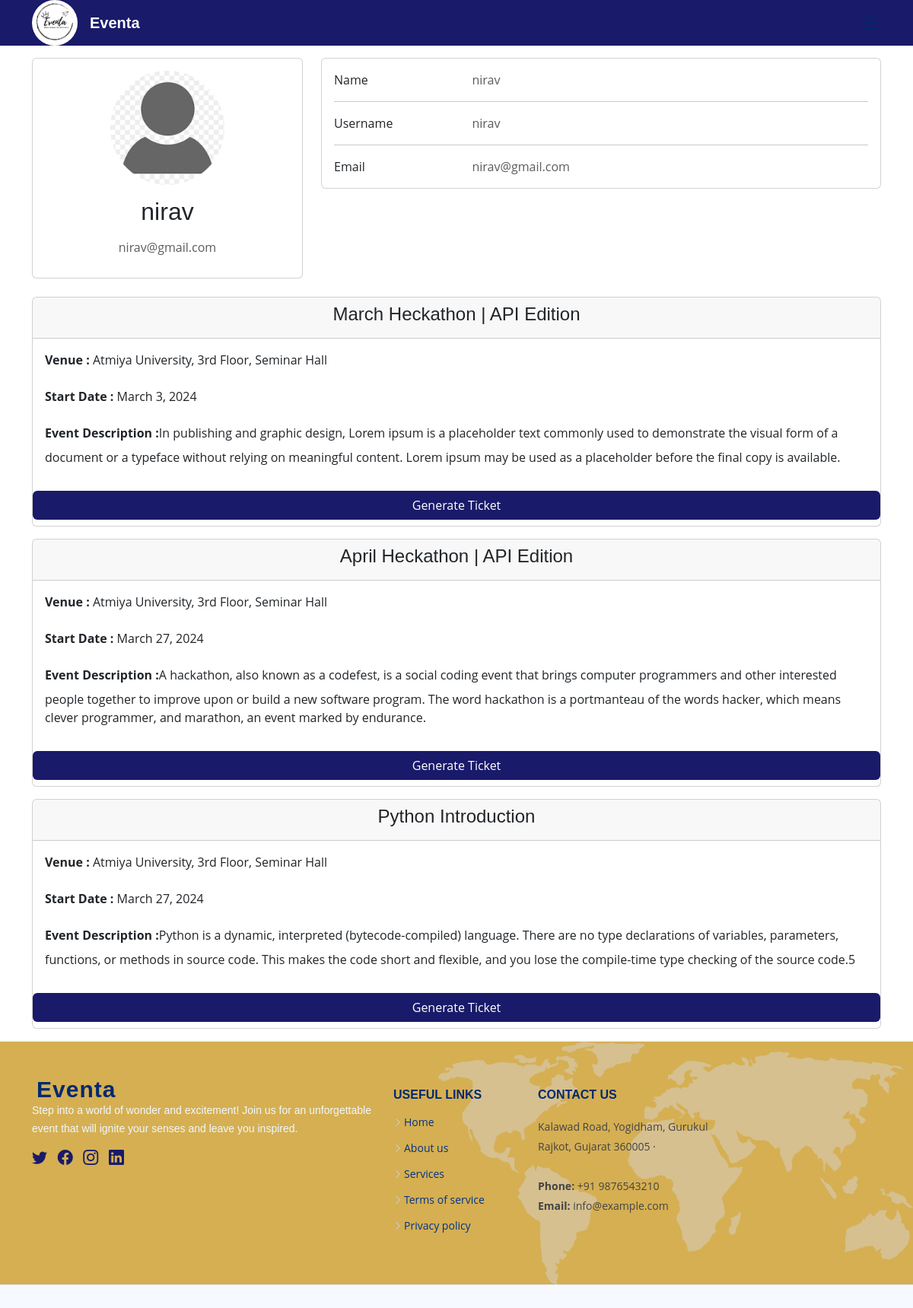
Screenshot of /account/ (signed in) with the database file from the repository.
### event/models.py (models this page shows, shortened)
class User(AbstractUser):
    name = models.CharField(max_length=100, null=True)
    email = models.EmailField(unique=True)
    bio = models.TextField(null=True, blank=True)
    heckathon_participant = models.BooleanField(default=True, null=True)
    type = models.CharField(max_length=15, null=True, blank=True, default='participant')
    avatar = models.ImageField(upload_to='event_category/', null=True, blank=True)
    USERNAME_FIELD = 'email'
    REQUIRED_FIELDS = ['username']

class Event(models.Model):
    category = models.ForeignKey(EventCategory, on_delete=models.CASCADE)
    name = models.CharField(max_length=255, unique=True)
    uid = models.PositiveIntegerField(unique=True)
    description = models.TextField()
    image = models.ImageField(upload_to='event_category/', null=True, blank=True)
    select_scheduled_status = (
        ('yet to scheduled', 'Yet to Scheduled'),
        ('scheduled', 'Scheduled')
    )
    scheduled_status = models.CharField(max_length=25, choices=select_scheduled_status)
    venue = models.CharField(max_length=255)
    start_date = models.DateField()
    end_date = models.DateField()
    created_user = models.ForeignKey(User, on_delete=models.CASCADE, blank=True, null=True,
                                     related_name='event_created_user')
    updated_user = models.ForeignKey(User, on_delete=models.CASCADE, blank=True, null=True,
                                     related_name='event_updated_user')
    created_date = models.DateField(auto_now_add=True)
    updated_date = models.DateField(auto_now_add=True)
    status_choice = (
        ('disabled', 'Disabled'),
        ('active', 'Active'),
        ('deleted', 'Deleted'),
        ('time out', 'Time Out'),
        ('completed', 'Completed'),
        ('cancel', 'Cancel'),
    )
    status = models.CharField(choices=status_choice, max_length=10)
    participants = models.ManyToManyField(User, blank=True, related_name='events')

### event/views.py (the view)
# urls.py: path('account/', views.account_page, name='account'),
@login_required(login_url='login/')
def account_page(request):
    user = request.user
    context = {'user': user}
    return render(request, 'account.html', context)

### event/templates/account.html (shortened to what this page needs)
{% extends 'base.html' %}
{% block content %}
<div class="container mt-3">
    <div class="row">
          <div class="col-lg-4">
            <div class="card mb-4">
              <div class="card-body text-center">
                  <img src="{{user.avatar.url}}" class="rounded-circle img-fluid" style="width: 150px;">
                <h2 class="my-3">{{request.user.username}}</h2>
                <p class="text-muted mb-1">{{request.user.email}}</p>
              </div>
            </div>
          </div>
        <div class="col-md-8">
            <div class="card mb-4">
              <div class="card-body">
                <div class="row">
                  <div class="col-sm-3">
                    <p class="mb-0">Name</p>
                  </div>
                  <div class="col-sm-9">
                    <p class="text-muted mb-0">{{request.user.name}}</p>
                  </div>
                </div>
                <hr>
                  <div class="row">
                  <div class="col-sm-3">
                    <p class="mb-0">Username</p>
                  </div>
                  <div class="col-sm-9">
                    <p class="text-muted mb-0">{{request.user.username}}</p>
                  </div>
                </div>
                <hr>
                <div class="row">
                  <div class="col-sm-3">
                    <p class="mb-0">Email</p>
                  </div>
                  <div class="col-sm-9">
                    <p class="text-muted mb-0">{{request.user.email}}</p>
                  </div>
                </div>
              </div>
            </div>
        </div>
        </div>
        {% for event in user.events.all %}
        <div class="card mb-3">
            <div class="card-header text-center">
                <a href="{% url 'event' event.id %}" class="text-dark fw-bold "><h4>{{event.name}}</h4></a>
            </div>
            <div class="card-body">
                <p><label class="fw-bold">Venue :</label> {{event.venue}}</p>
                <p><label class="fw-bold">Start Date :</label> {{event.start_date}}</p>
                <p><label class="fw-bold">Event Description : </label>{{event.description}}</p>
            </div>
            <a href="{% url 'generate-ticket' event.id %}" class="btn mb-2 text-white" style="background-color: #191A69;">Generate Ticket</a>
        </div>
        {% endfor %}
</div>
{% endblock content %}

### event/static/assets/css/style.css (style rules this page uses)
:root { scroll-behavior: smooth; }
body { font-family: "Open Sans", sans-serif; color: #444444; }
a { color: #4154f1; text-decoration: none; }
h1, h2, h3, h4, h5, h6 { font-family: "Nunito", sans-serif; }

### rows the page displays
User: avatar (picture), user.username "nirav", user.email "nirav@gmail.com", user.name "nirav"
Event: name "March Heckathon | API Edition", venue "Atmiya University, 3rd Floor, Seminar Hall", start_date "March 3, 2024", description "In publishing and graphic design, Lorem ipsum is a placeholder text commonly used to demonstrate the visual form of a document or a typeface without relying on meaningful content. Lorem ipsum may be used as a placeholder before the final copy is available."
Event: name "April Heckathon | API Edition", venue "Atmiya University, 3rd Floor, Seminar Hall", start_date "March 27, 2024", description "A hackathon, also known as a codefest, is a social coding event that brings computer programmers and other interested people together to improve upon or build a new software program. The word hackathon is a portmanteau of the words hacker, which means clever programmer, and marathon, an event marked by endurance."
Event: name "Python Introduction", venue "Atmiya University, 3rd Floor, Seminar Hall", start_date "March 27, 2024", description "Python is a dynamic, interpreted (bytecode-compiled) language. There are no type declarations of variables, parameters, functions, or methods in source code. This makes the code short and flexible, and you lose the compile-time type checking of the source code.5"
